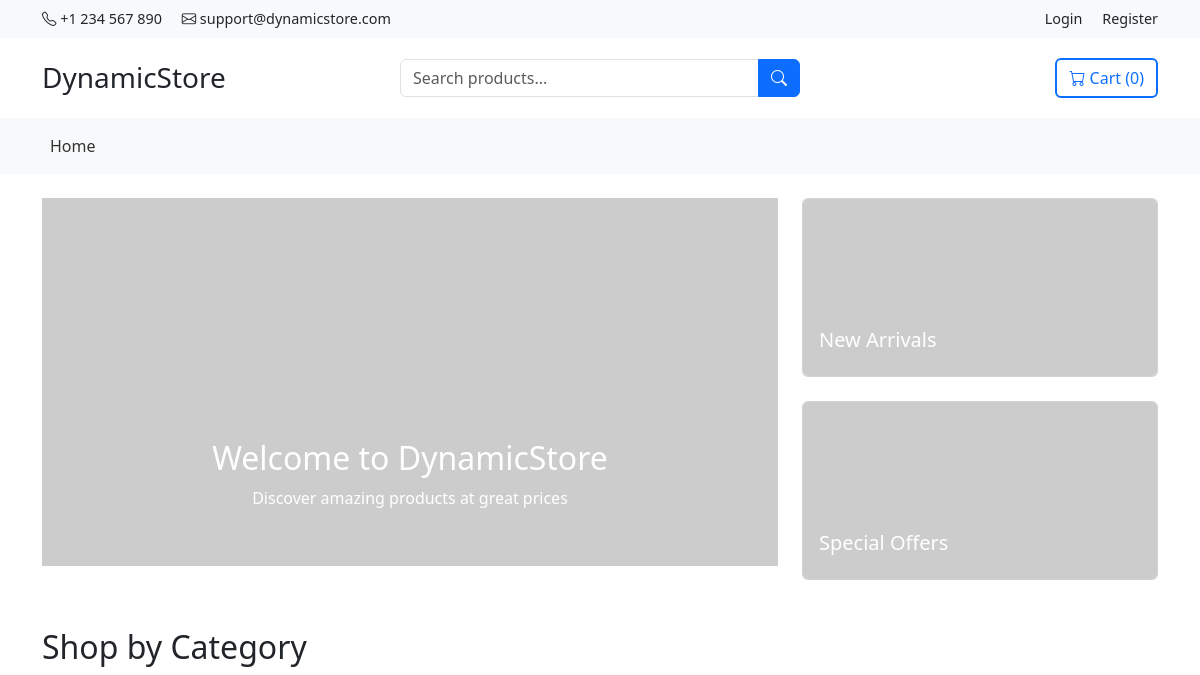
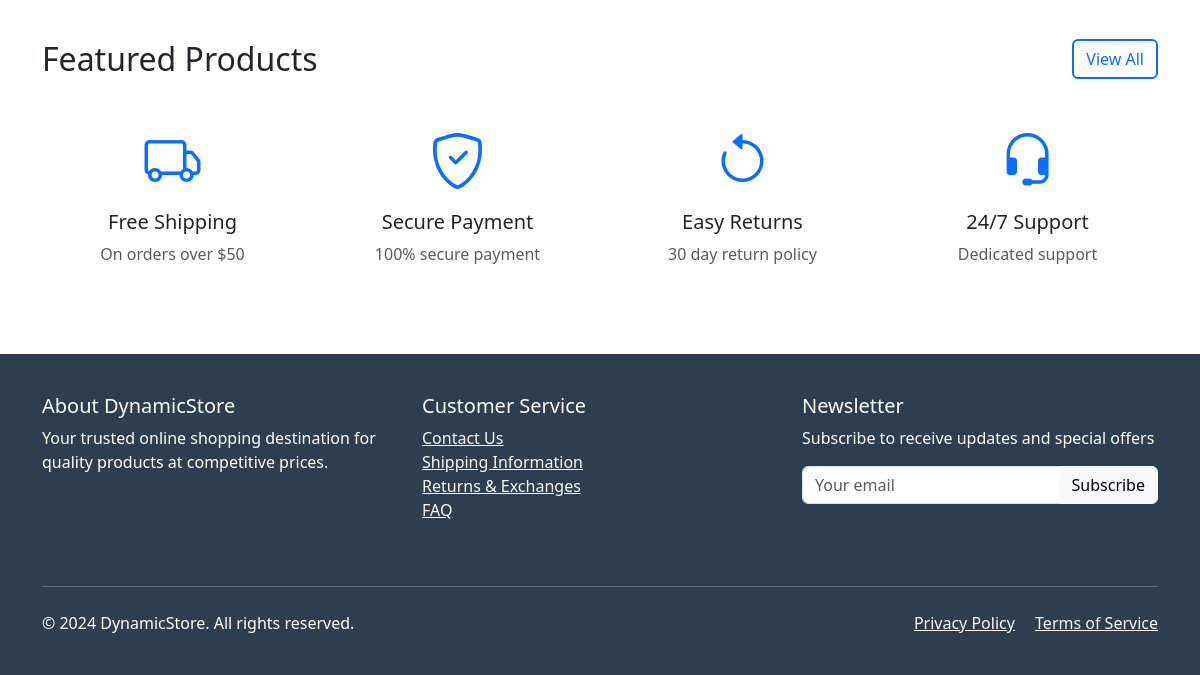
Before: / with the older database file (2 pictures, top to bottom).
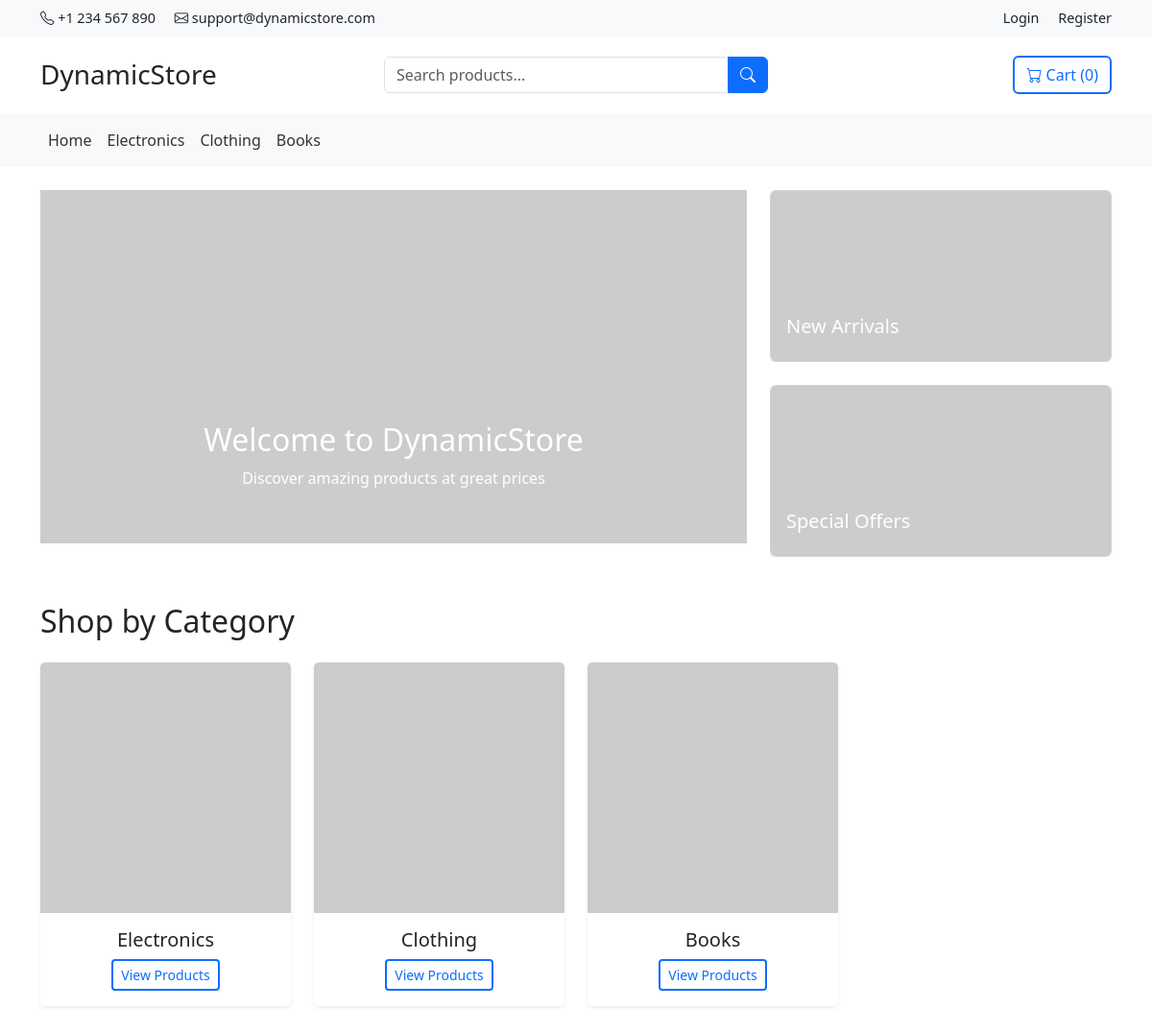
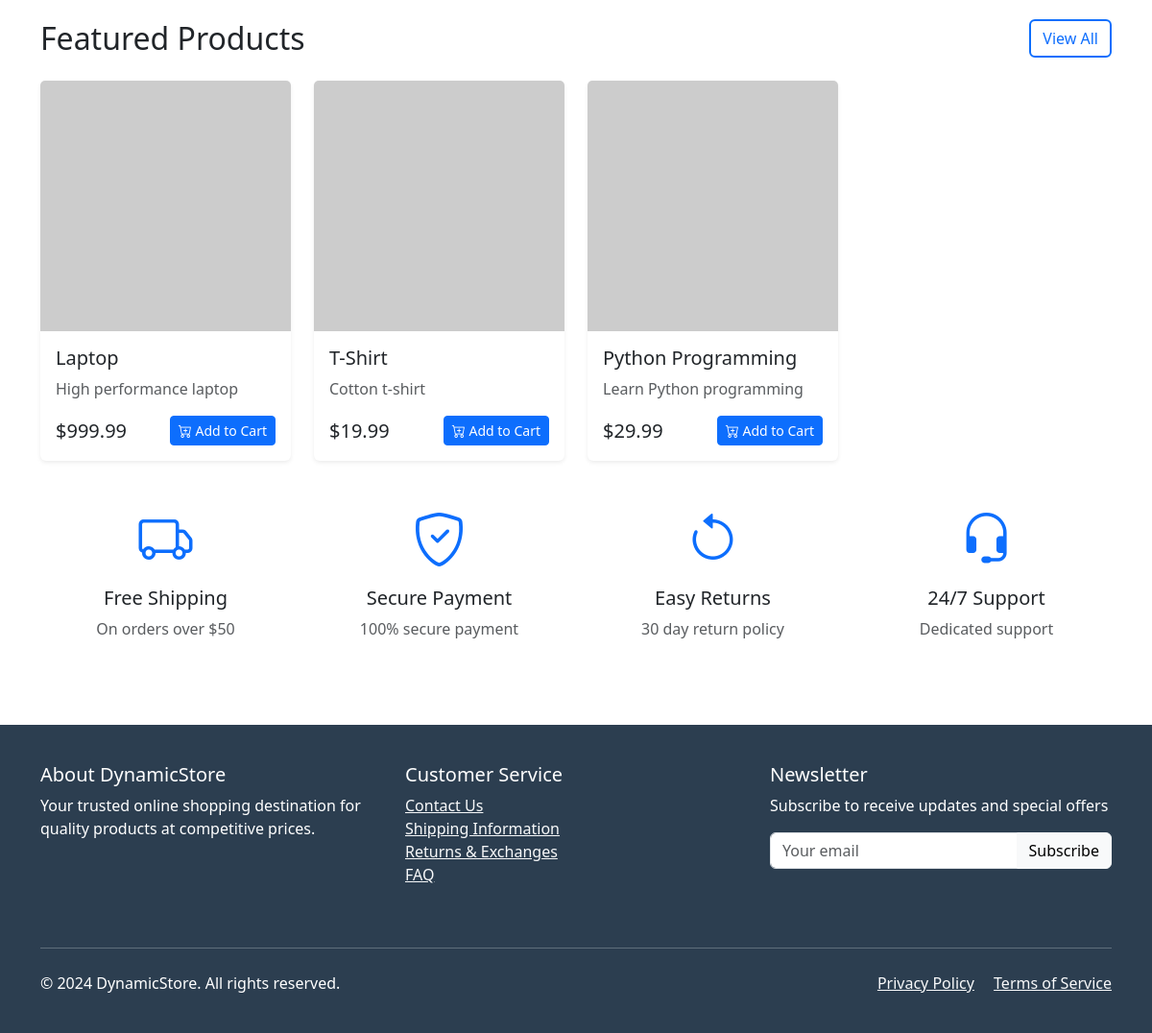
After: the same page with the newer database file (2 pictures, top to bottom).
### core/models.py (models this page shows, shortened)
class Category(models.Model):
    name = models.CharField(max_length=200)
    description = models.TextField(blank=True)
    image = models.ImageField(upload_to='categories/', blank=True, null=True)
    class Meta:
        verbose_name_plural = 'Categories'

class Product(models.Model):
    name = models.CharField(max_length=200)
    description = models.TextField()
    price = models.DecimalField(max_digits=10, decimal_places=2)
    category = models.ForeignKey(Category, on_delete=models.CASCADE)
    image = models.ImageField(upload_to='products/', blank=True, null=True)
    featured = models.BooleanField(default=False)
    created_at = models.DateTimeField(auto_now_add=True)
    updated_at = models.DateTimeField(auto_now=True)

### core/views.py (the view)
# urls.py: 2. Add a URL to urlpatterns:  path('', views.home, name='home')
def home(request):
    categories = Category.objects.all()[:3]  # Get first 3 categories
    featured_products = Product.objects.filter(featured=True)[:8]  # Get up to 8 featured products
    context = {
        'categories': categories,
        'featured_products': featured_products,
    }
    return render(request, 'core/home.html', context)

### templates/core/home.html (shortened to what this page needs)
{% extends 'base.html' %}
{% block content %}
<div class="container mb-5">
    <div class="row">
        <div class="col-md-8">
            <div id="heroCarousel" class="carousel slide" data-bs-ride="carousel">
                <div class="carousel-inner">
                    <div class="carousel-item active">
                        <img src="https://via.placeholder.com/800x400" class="d-block w-100" alt="...">
                        <div class="carousel-caption">
                            <h2>Welcome to DynamicStore</h2>
                            <p>Discover amazing products at great prices</p>
                        </div>
                    </div>
                </div>
            </div>
        </div>
        <div class="col-md-4">
            <div class="row">
                <div class="col-12 mb-4">
                    <div class="card">
                        <img src="https://via.placeholder.com/400x200" class="card-img" alt="...">
                        <div class="card-img-overlay d-flex align-items-end">
                            <h5 class="card-title text-white">New Arrivals</h5>
                        </div>
                    </div>
                </div>
                <div class="col-12">
                    <div class="card">
                        <img src="https://via.placeholder.com/400x200" class="card-img" alt="...">
                        <div class="card-img-overlay d-flex align-items-end">
                            <h5 class="card-title text-white">Special Offers</h5>
                        </div>
                    </div>
                </div>
            </div>
        </div>
    </div>
</div>
<div class="container mb-5">
    <h2 class="mb-4">Shop by Category</h2>
    <div class="row row-cols-2 row-cols-md-4 g-4">
        {% for category in categories %}
        <div class="col">
            <div class="card h-100 border-0 shadow-sm">
                {% if category.image %}
                    <img src="{{ category.image.url }}" class="card-img-top" alt="{{ category.name }}">
                {% else %}
                    <img src="https://via.placeholder.com/300" class="card-img-top" alt="{{ category.name }}">
                {% endif %}
                <div class="card-body text-center">
                    <h5 class="card-title">{{ category.name }}</h5>
                    <a href="#" class="btn btn-outline-primary btn-sm">View Products</a>
                </div>
            </div>
        </div>
        {% endfor %}
    </div>
</div>
<div class="container mb-5">
    <div class="d-flex justify-content-between align-items-center mb-4">
        <h2 class="mb-0">Featured Products</h2>
        <a href="#" class="btn btn-outline-primary">View All</a>
    </div>
    <div class="row row-cols-2 row-cols-md-4 g-4">
        {% for product in featured_products %}
        <div class="col">
            <div class="card h-100 border-0 shadow-sm">
                {% if product.image %}
                    <img src="{{ product.image.url }}" class="card-img-top" alt="{{ product.name }}">
                {% else %}
                    <img src="https://via.placeholder.com/300" class="card-img-top" alt="{{ product.name }}">
                {% endif %}
                <div class="card-body">
                    <h5 class="card-title">{{ product.name }}</h5>
                    <p class="card-text text-muted">{{ product.description|truncatewords:10 }}</p>
                    <div class="d-flex justify-content-between align-items-center">
                        <span class="h5 mb-0">${{ product.price }}</span>
                        <button class="btn btn-primary btn-sm">
                            <i class="bi bi-cart-plus"></i> Add to Cart
                        </button>
                    </div>
                </div>
            </div>
        </div>
        {% endfor %}
    </div>
</div>
<div class="container mb-5">
    <div class="row g-4">
        <div class="col-md-3">
            <div class="text-center">
                <i class="bi bi-truck display-4 text-primary"></i>
                <h5 class="mt-3">Free Shipping</h5>
                <p class="text-muted">On orders over $50</p>
            </div>
        </div>
        <div class="col-md-3">
            <div class="text-center">
                <i class="bi bi-shield-check display-4 text-primary"></i>
                <h5 class="mt-3">Secure Payment</h5>
                <p class="text-muted">100% secure payment</p>
            </div>
        </div>
        <div class="col-md-3">
            <div class="text-center">
                <i class="bi bi-arrow-counterclockwise display-4 text-primary"></i>
                <h5 class="mt-3">Easy Returns</h5>
                <p class="text-muted">30 day return policy</p>
            </div>
        </div>
        <div class="col-md-3">
            <div class="text-center">
                <i class="bi bi-headset display-4 text-primary"></i>
                <h5 class="mt-3">24/7 Support</h5>
                <p class="text-muted">Dedicated support</p>
            </div>
        </div>
    </div>
</div>
{% endblock %}

### templates/base.html (shortened to what this page needs)
<!DOCTYPE html>
<html lang="en">
<head>
    <link href="https://cdn.jsdelivr.net/npm/bootstrap@5.3.2/dist/css/bootstrap.min.css" rel="stylesheet">
    <link rel="stylesheet" href="https://cdn.jsdelivr.net/npm/bootstrap-icons@1.11.3/font/bootstrap-icons.min.css">
</head>
<body>
    <div class="top-bar">
        <div class="container">
            <div class="row">
                <div class="col-md-6">
                    <span class="me-3"><i class="bi bi-telephone"></i> +1 234 567 890</span>
                    <span><i class="bi bi-envelope"></i> support@dynamicstore.com</span>
                </div>
                <div class="col-md-6 text-end">
                    {% if user.is_authenticated %}
                        <span class="me-3">Welcome, {{ user.username }}</span>
                        <a href="#" class="text-decoration-none text-dark me-3">My Account</a>
                        <a href="{% url 'logout' %}" class="text-decoration-none text-dark">Logout</a>
                    {% else %}
                        <a href="#" class="text-decoration-none text-dark me-3">Login</a>
                        <a href="#" class="text-decoration-none text-dark">Register</a>
                    {% endif %}
                </div>
            </div>
        </div>
    </div>
    <nav class="main-nav">
        <div class="container">
            <div class="row align-items-center">
                <div class="col-md-3">
                    <a class="navbar-brand" href="{% url 'home' %}">
                        <h1 class="h3 mb-0">DynamicStore</h1>
                    </a>
                </div>
                <div class="col-md-6">
                    <form class="search-form mx-auto">
                        <div class="input-group">
                            <input type="search" class="form-control" placeholder="Search products...">
                            <button class="btn btn-primary" type="submit">
                                <i class="bi bi-search"></i>
                            </button>
                        </div>
                    </form>
                </div>
                <div class="col-md-3 text-end">
                    <a href="#" class="btn btn-outline-primary">
                        <i class="bi bi-cart"></i> Cart (0)
                    </a>
                </div>
            </div>
        </div>
    </nav>
    <nav class="navbar navbar-expand-lg navbar-light bg-light">
        <div class="container">
            <div class="collapse navbar-collapse" id="categoryNav">
                <ul class="navbar-nav">
                    <li class="nav-item">
                        <a class="nav-link" href="{% url 'home' %}">Home</a>
                    </li>
                    {% for category in categories %}
                    <li class="nav-item">
                        <a class="nav-link" href="#">{{ category.name }}</a>
                    </li>
                    {% endfor %}
                </ul>
            </div>
        </div>
    </nav>
    <main class="py-4">
        {% block content %}{% endblock %}
    </main>
    <footer class="footer">
        <div class="container">
            <div class="row">
                <div class="col-md-4 mb-4">
                    <h5>About DynamicStore</h5>
                    <p>Your trusted online shopping destination for quality products at competitive prices.</p>
                </div>
                <div class="col-md-4 mb-4">
                    <h5>Customer Service</h5>
                    <ul class="list-unstyled">
                        <li><a href="#" class="text-light">Contact Us</a></li>
                        <li><a href="#" class="text-light">Shipping Information</a></li>
                        <li><a href="#" class="text-light">Returns & Exchanges</a></li>
                        <li><a href="#" class="text-light">FAQ</a></li>
                    </ul>
                </div>
                <div class="col-md-4 mb-4">
                    <h5>Newsletter</h5>
                    <p>Subscribe to receive updates and special offers</p>
                    <form>
                        <div class="input-group">
                            <input type="email" class="form-control" placeholder="Your email">
                            <button class="btn btn-light" type="submit">Subscribe</button>
                        </div>
                    </form>
                </div>
            </div>
            <hr class="mt-4 mb-4 border-light">
            <div class="row">
                <div class="col-md-6">
                    <p class="mb-0">&copy; 2024 DynamicStore. All rights reserved.</p>
                </div>
                <div class="col-md-6 text-end">
                    <a href="#" class="text-light me-3">Privacy Policy</a>
                    <a href="#" class="text-light">Terms of Service</a>
                </div>
            </div>
        </div>
    </footer>
</body>
</html>

### templates/base.html (style rules this page uses)
.top-bar { background-color: #f8f9fa; padding: 8px 0; font-size: 0.9em; }
.main-nav { padding: 20px 0; background-color: white; box-shadow: 0 2px 4px rgba(0,0,0,0.1); }
.nav-link { color: #333 !important; font-weight: 500; }
.search-form { width: 100%; max-width: 400px; }
.footer { background-color: #2c3e50; color: white; padding: 40px 0; }
.btn-outline-primary { border-width: 2px; }

Changed rows visible on the page:
added Category: name "Electronics"
added Category: name "Clothing"
added Category: name "Books"
added Product: name "Laptop", description "High performance laptop", price "999.99"
added Product: name "T-Shirt", description "Cotton t-shirt", price "19.99"
added Product: name "Python Programming", description "Learn Python programming", price "29.99"
